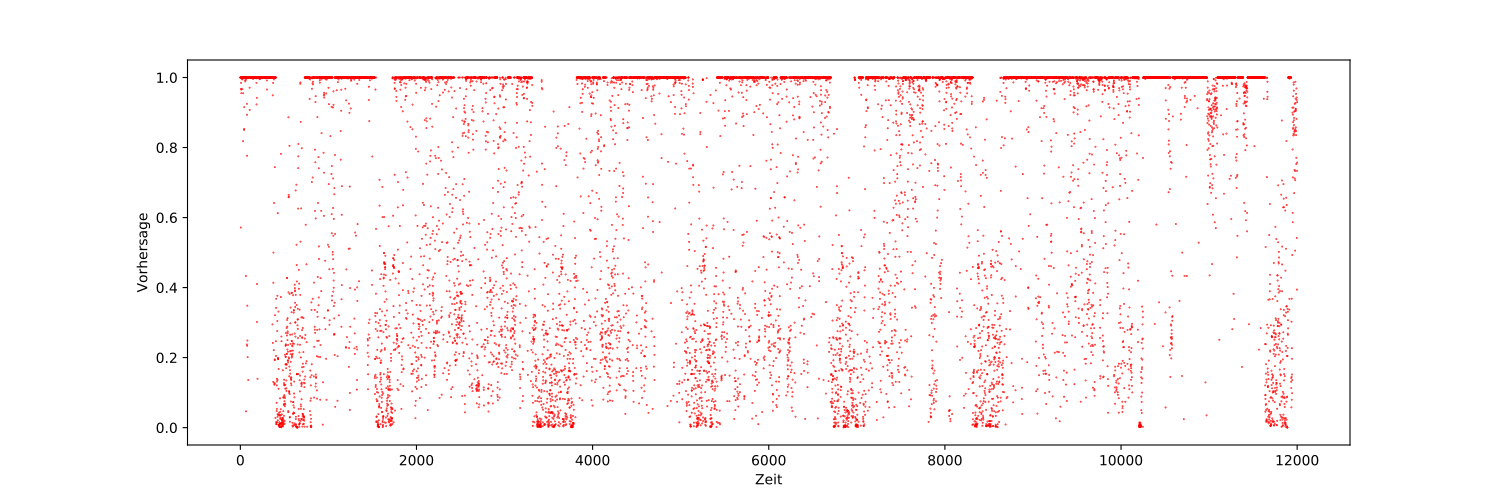

This chart was generated by the following Python code:
import numpy as np
import deepdish as dd
import matplotlib.pyplot as plt

array = np.array(dd.io.load("points.h5"))

plt.figure(figsize=(15,5))
plt.plot(list(range(len(array))), array, "ro", ms=0.4)
# plt.plot(list(range(len(result))), result, "b", ms=0.05, alpha=0.5)

plt.xlabel("Zeit")
plt.ylabel("Vorhersage")

plt.ioff()
plt.show()
